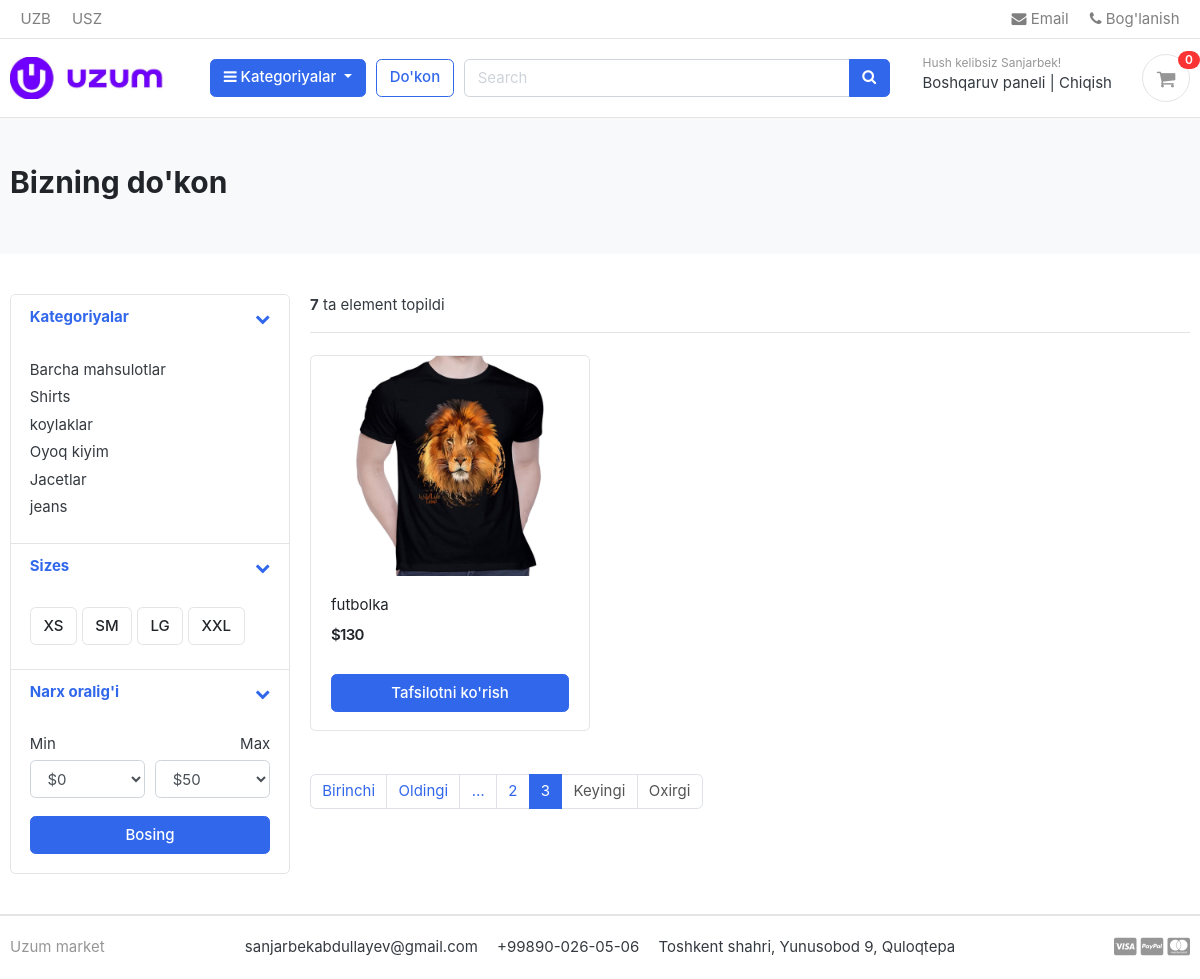
The page /store/?page=3 (signed in) on the database as committed earlier.
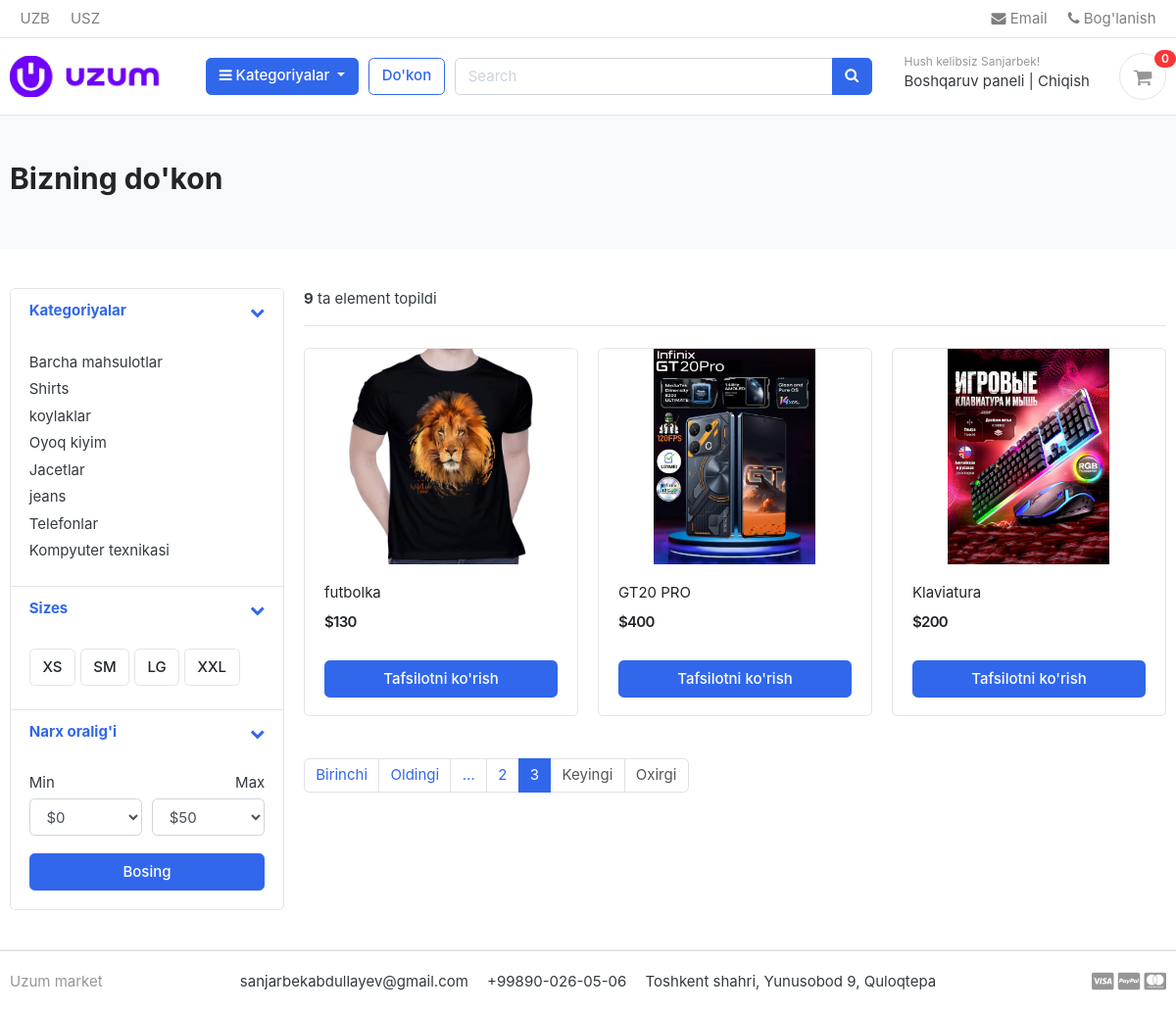
The same page on the database as committed later.
### category/models.py (models this page shows, shortened)
class Category(models.Model):
    category_name = models.CharField(max_length=50)
    slug = models.SlugField(max_length=100, unique=True)
    description = models.CharField(max_length=250, blank=True)
    cat_image = models.ImageField(upload_to='photos/categories', blank=True)
    class Meta:
        verbose_name = 'category'
        verbose_name_plural = 'categories'
    def get_url(self):
        return reverse('products_by_category', args=[self.slug])

### store/models.py (models this page shows, shortened)
class Product(models.Model):
    product_name = models.CharField(max_length=200, unique=True)
    slug = models.SlugField(max_length=200, unique=True)
    description = models.TextField(max_length=500, blank=True)
    price = models.IntegerField()
    images = models.ImageField(upload_to='photos/products')
    stock = models.IntegerField()
    is_available = models.BooleanField(default=True)
    category = models.ForeignKey(Category, on_delete=models.CASCADE)    # Khi xóa category thì Product bị xóa
    created_date = models.DateTimeField(auto_now_add=True)
    modified_date = models.DateTimeField(auto_now=True)
    def get_url(self):
        return reverse('product_detail', args=[self.category.slug, self.slug])

### store/views.py (the view)
# urls.py: path('', views.store, name='store'),
def store(request, category_slug=None):
    if category_slug is not None:
        categories = get_object_or_404(Category, slug=category_slug)
        products = Product.objects.all().filter(category=categories, is_available=True)
    else:
        products = Product.objects.all().filter(is_available=True).order_by('id')
    page = request.GET.get('page')
    page = page or 1
    paginator = Paginator(products, 3)
    paged_products = paginator.get_page(page)
    product_count = products.count()
    context = {
        'products': paged_products,
        'product_count': product_count,
    }
    return render(request, 'store/store.html', context=context)

### carts/context_processors.py (called while the page is built)
def counter(request):
    cart_count = 0
    if 'admin' in request.path:
        return {}
    else:
        try:
            cart = Cart.objects.filter(cart_id=_cart_id(request))
            cart_items = CartItem.objects.all().filter(cart=cart[:1])
            for cart_item in cart_items:
                cart_count += cart_count + cart_item.quantity
        except Cart.DoesNotExist:
            cart_count = 0
    return dict(cart_count=cart_count)

### carts/views.py (called while the page is built)
def _cart_id(request):
    cart = request.session.session_key
    if not cart:
        cart = request.session.create()
        return cart

### category/context_processors.py (called while the page is built)
def menu_links(request):
    links = Category.objects.all()
    return dict(links=links)

### templates/store/store.html (shortened to what the changed rows need)
{% extends 'base.html' %}
{% load static %}
{% block content %}
<section class="section-pagetop bg">
	<div class="container">
		<h2 class="title-page">Bizning do'kon</h2>
	</div>
</section>
<section class="section-content padding-y">
	<div class="container">
		<div class="row">
			<aside class="col-md-3">
				<div class="card">
					<article class="filter-group">
						<div class="filter-content collapse show" id="collapse_1">
							<div class="card-body">
								<ul class="list-menu">
									{% for category in links %}
									<li>
										<a href="{{ category.get_url }}">{{ category.category_name }}</a>
									</li>
									{% endfor %}
								</ul>
							</div>
						</div>
					</article>
				</div>
			</aside>
			<main class="col-md-9">
				<header class="border-bottom mb-4 pb-3">
					<div class="form-inline">
						<span class="mr-md-auto"><b>{{ product_count }}</b> ta element topildi
						</span>
					</div>
				</header>
				<div class="row">
					{% for product in products %}
					<div class="col-md-4">
						<figure class="card card-product-grid">
							<div class="img-wrap">
								<img src="{{ product.images.url }}" />
							</div>
							<figcaption class="info-wrap">
								<div class="fix-height">
									<a href="{{ product.get_url }}" class="title">{{ product.product_name }}</a>
									<div class="price-wrap mt-2">
										<span class="price">${{ product.price }}</span>
									</div>
								</div>
								<a href="{{ product.get_url }}" class="btn btn-block btn-primary">Tafsilotni ko'rish</a>
							</figcaption>
						</figure>
					</div>
					{% endfor %}
				</div>
				{% if products %}
				<nav class="mt-4" aria-label="Page navigation sample">
					<ul class="pagination">
						{% for page in products.paginator.page_range %}
						{% if products.number|add:'-1' <= page and page <= products.number|add:'1' %}
						{% if page == products.number %}
						<li class="page-item active">
							<a class="page-link" href="{% url 'store' %}?page={{ page }}">{{ page }}</a>
						</li>
						{% else %}
						<li class="page-item">
							<a class="page-link" href="{% url 'store' %}?page={{ page }}">{{ page }}</a>
						</li>
						{% endif %}
						{% endif %}
						{% endfor %}
					</ul>
				</nav>
				{% endif %}
			</main>
		</div>
	</div>
</section>
{% endblock %}

Rows that differ between the two databases and show on the page:
added Category: category_name "Telefonlar"
added Category: category_name "Kompyuter texnikasi"
added Product: images (picture), product_name "GT20 PRO", price "400"
added Product: images (picture), product_name "Klaviatura", price "200"
Other text that changed with them:
{{ product_count }}: "7" → "9"
